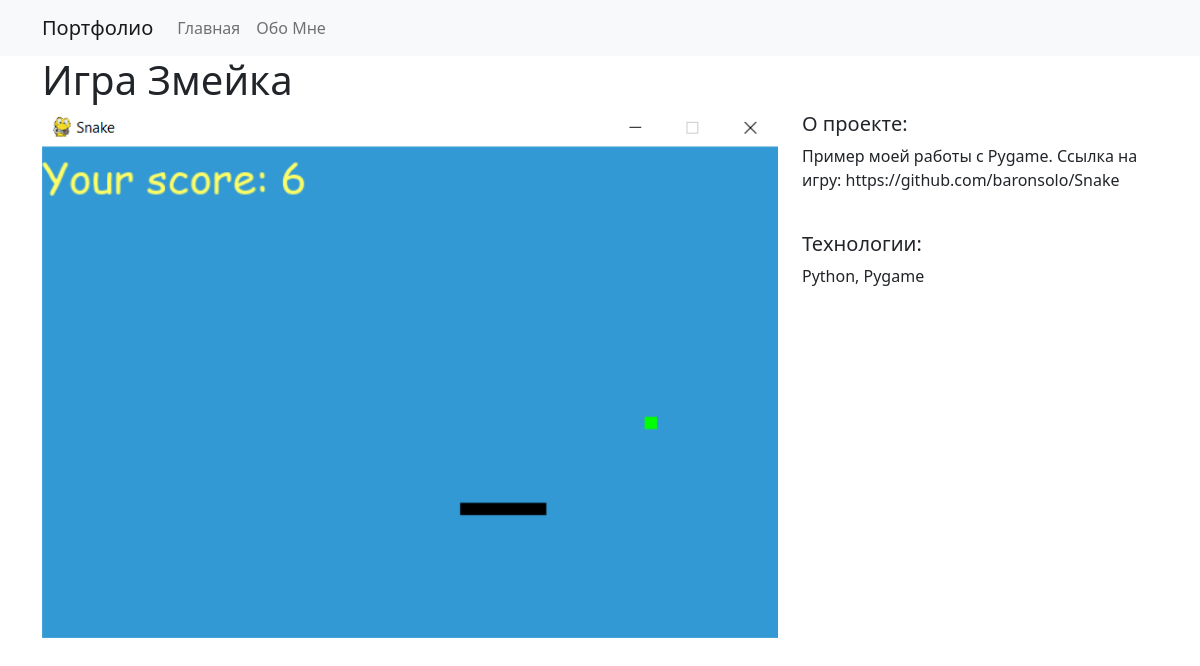
/4, run on the app's committed database.
### my_site/models.py (models this page shows)
class Project(models.Model):
    title = models.CharField(max_length=100)
    description = models.TextField()
    technology = models.CharField(max_length=50)
    image = models.FileField(upload_to='img/')

### my_site/views.py (the view)
# urls.py: path('<int:pk>', views.detail, name='detail')
def detail(request, pk):
    project = Project.objects.get(pk=pk)
    context = {
        'project': project
    }
    return render(request, 'detail.html', context)

### my_site/templates/detail.html (shortened to what this page needs)
{% extends 'base.html' %}
{% load static %}
{% block body %}
<div class="container">
    <h1>{{ project.title }}</h1>
    <div class="row">
        <div class="col-md-8">
            <img src="{% static project.image %}" alt="" width="100%">
        </div>
        <div class="col-md-4">
            <h5>О проекте:</h5>
            <p>{{ project.description }}</p><br>
            <h5>Технологии:</h5>
            <p>{{ project.technology }}</p>
        </div>
    </div>
</div>
{% endblock %}

### data on the page
Project: title "Игра Змейка", image (picture), description "Пример моей работы с Pygame. Ссылка на игру: https://github.com/baronsolo/Snake", technology "Python, Pygame"
